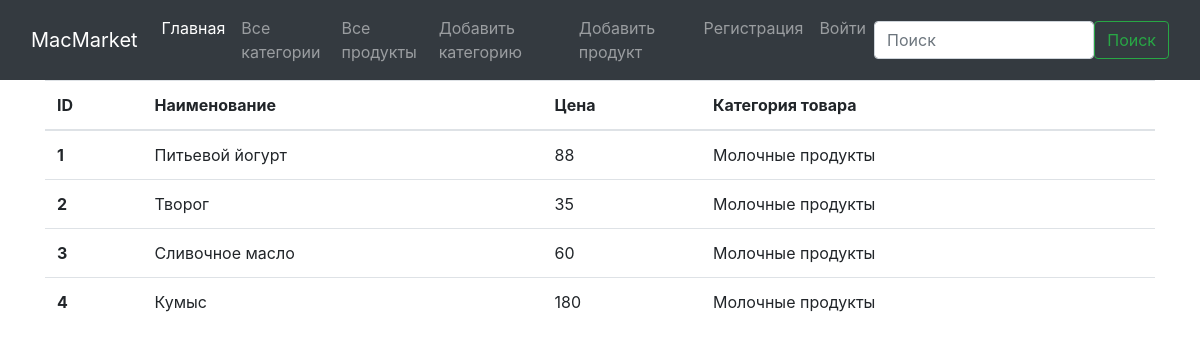
Screenshot of /products/ with the database file from the repository.
### homework/models.py (models this page shows, shortened)
class Product (models.Model):
    class Meta:
        verbose_name = 'продукт'
        verbose_name_plural = 'продукты'
    title = models.CharField(max_length=100, verbose_name='наименование продукта')
    description = models.TextField(verbose_name='описание')
    price = models.IntegerField(null=True, verbose_name='цена')
    category = models.ForeignKey(Category, null=True,
                                 verbose_name='тип товара',
                               on_delete=models.CASCADE)

class Category(models.Model):
    class Meta:
        verbose_name = 'категория'
        verbose_name_plural = 'категории'
    name = models.CharField(max_length=100, verbose_name='название')

### homework/views.py (the view)
# urls.py: path('products/', views.products),
def products(request):
    data = {
        'products': Product.objects.all(),
        'username': auth.get_user(request).username
    }
    return render(request, 'products.html', context=data)

### templates/products.html
{% extends 'login.html' %}
{% block content %}
   <table class="table">
  <thead>
    <tr>
      <th scope="col">ID</th>
      <th scope="col">Наименование</th>
      <th scope="col">Цена</th>
      <th scope="col">Категория товара</th>
    </tr>
  </thead>
  <tbody>
    {% for product in products %}
        <tr>
      <th scope="row">{{ product.id }}</th>
      <td>{{ product.title }}</td>
      <td>{{ product.price }}</td>
      <td>{{ product.category.name }}</td>
    </tr>
    {% endfor %}
  </tbody>
</table>
{% endblock %}

### static/css/style.css (style rules this page uses)
body { background: #fdc0ff; }

### rows the page displays
Product: id "1", title "Питьевой йогурт", price "88", category.name "Молочные продукты"
Product: id "2", title "Творог", price "35", category.name "Молочные продукты"
Product: id "3", title "Сливочное масло", price "60", category.name "Молочные продукты"
Product: id "4", title "Кумыс", price "180", category.name "Молочные продукты"
